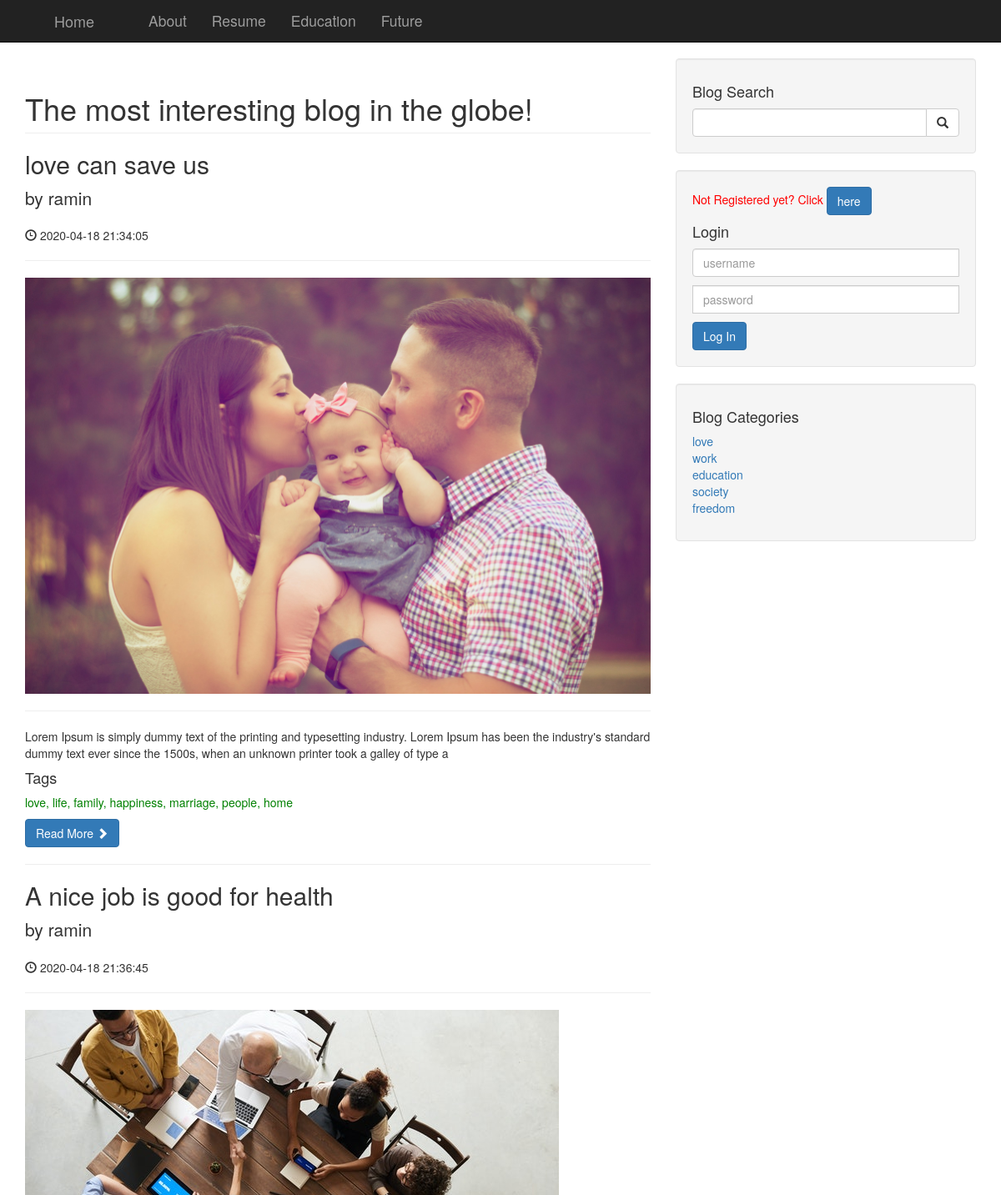
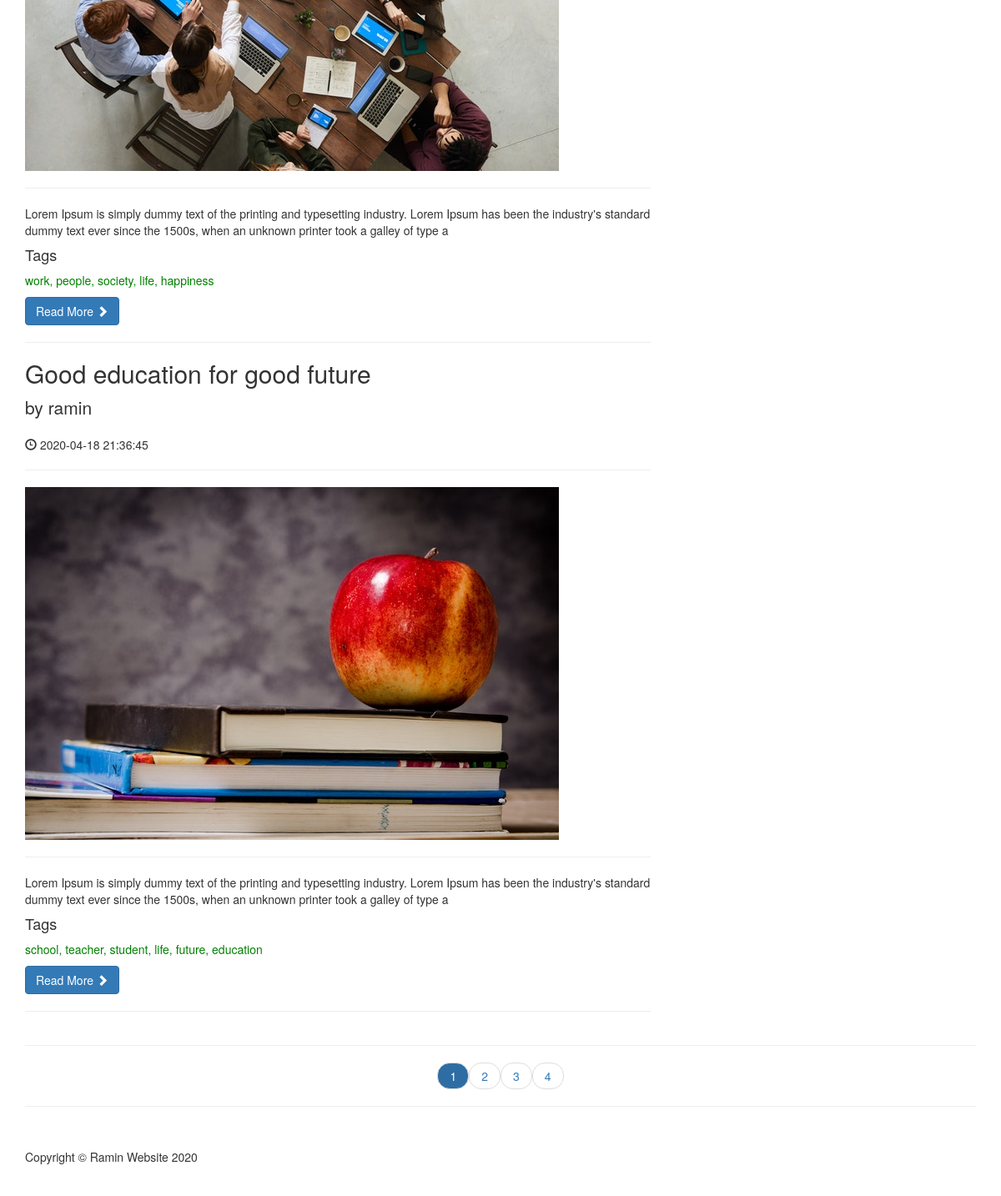
The page / on the database its author committed (2 pictures, top to bottom).
### tables this page shows
CREATE TABLE `posts` (
  `post_id` int(5) NOT NULL,
  `post_cat_id` int(5) NOT NULL,
  `post_title` char(255) NOT NULL,
  `post_author` char(255) NOT NULL,
  `post_date` datetime NOT NULL DEFAULT current_timestamp(),
  `post_picture` char(255) NOT NULL,
  `post_content` text NOT NULL,
  `post_tags` text NOT NULL,
  `post_comment_count` int(5) NOT NULL DEFAULT 0,
  `post_status` char(255) NOT NULL DEFAULT 'draft'
);

CREATE TABLE `categories` (
  `cat_id` int(5) NOT NULL,
  `cat_name` char(255) NOT NULL
);

### index.php (the view, shortened to what this page needs)
<?php include 'includes/header.php'; ?>
    <?php include 'includes/navigation.php'; ?>
    <div class="container">
        <div class="row">
            <div class="col-md-8">
                <h1 class="page-header">
                    The most interesting blog in the globe!
                </h1>
                <?php
                $query = "SELECT 1 FROM posts";
                $result = mysqli_query($connection, $query) or die(mysqli_error($connection));
                $posts_no = mysqli_num_rows($result);
                $postPerPage = 3;
                $pages = ceil($posts_no / $postPerPage);
                if(!isset($_GET['page']) or $_GET['page']=='1'){
                    $startPost = 0;
                    $page = 1;
                } else {
                    $startPost = $postPerPage * ($_GET['page'] - 1);
                    $page = $_GET['page'];
                }
                $query = "SELECT * FROM posts WHERE post_status='published' LIMIT $startPost, $postPerPage";
                $result = mysqli_query($connection, $query) or die(mysqli_error($connection));
                while($row = mysqli_fetch_assoc($result)){
                    $post_id = $row['post_id'];
                    $post_title = $row['post_title'];
                    $post_author = $row['post_author'];
                    $post_date = $row['post_date'];
                    $post_picture = $row['post_picture'];
                    $post_tags = $row['post_tags'];
                    $post_content = substr($row['post_content'], 0, 200);
                    ?>
                <h2>
                    <?php echo $post_title ?>
                </h2>
                <p class="lead">
                    by <?php echo $post_author ?>
                </p>
                <p><span class="glyphicon glyphicon-time"></span> <?php echo $post_date ?></p>
                <hr>
                <img class="img-responsive" src="img/<?php echo $post_picture ?>" alt="">
                <hr>
                <p><?php echo $post_content ?></p>
                <h4>Tags</h4>
                <p style="color: green;"><?php echo $post_tags; ?></p>
                <a class="btn btn-primary" href="post.php?post_id=<?php echo $post_id; ?>">
                    Read More <span class="glyphicon glyphicon-chevron-right"></span>
                </a>
                <hr>
                <?php } ?>
            </div>
            <?php include 'includes/sidbar.php'; ?>
        </div>
        <hr>
        <ul class="pager">
            <?php
                for($i=1; $i<=$pages; $i++){
                    if($i==$page){
                        echo "<li><a href='index.php?page=$i' style='color: white; background-color: #2e6da4'>$i</a></li>";
                    } else {
                        echo "<li><a href='index.php?page=$i'>$i</a></li>";
                    }
                }
            ?>
        </ul>
        <?php include 'includes/footer.php'; ?>

### includes/header.php (shortened to what this page needs)
<!DOCTYPE html>
<html lang="en">
<head>
    <link href="css/bootstrap.min.css" rel="stylesheet">
    <link href="css/blog-home.css" rel="stylesheet">
</head>
<body>

### includes/navigation.php (shortened to what this page needs)
<nav class="navbar navbar-inverse navbar-fixed-top" role="navigation">
    <div class="container">
        <div class="navbar-header">
            <a class="navbar-brand" href="index.php" style="padding-left: 5rem; padding-right: 5rem;">Home</a>
        </div>
        <div class="collapse navbar-collapse" id="bs-example-navbar-collapse-1">
            <ul class="nav navbar-nav">
                <li><a href='#' style="font-size: 1.75rem;">About</a></li>
                <li><a href='#' style="font-size: 1.75rem;">Resume</a></li>
                <li><a href='#' style="font-size: 1.75rem;">Education</a></li>
                <li><a href='#' style="font-size: 1.75rem;">Future</a></li>
            </ul>
        </div>
    </div>
</nav>

### includes/sidbar.php (shortened to what this page needs)
<div class="col-md-4">
    <div class="well">
        <h4>Blog Search</h4>
        <form action="search.php" method="post">
            <div class="input-group">
                <input type="text" class="form-control" name="search">
                <span class="input-group-btn">
                <button class="btn btn-default" type="submit" name="searchBtn">
                    <span class="glyphicon glyphicon-search"></span>
                </button>
            </span>
            </div>
        </form>
    </div>
        <?php
            if(!isset($_SESSION['username'])){ ?>
                <div class="well">
                    <p style="color: red;">Not Registered yet? Click <a href="registration.php" class="btn btn-primary">here</a></p>
                    <h4>Login</h4>
                    <form action="includes/login.php" method="post">
                        <div class="input-group">
                            <input type="text" class="form-control" name="username"
                                   placeholder="username" required>
                            <input type="password" class="form-control" name="password"
                                   style="margin-top: 10px;" placeholder="password" required>
                            <input type="submit" name="login" value="Log In" class="btn btn-primary" style="margin-top: 10px;">
                        </div>
                    </form>
                </div>
            <?php }
                elseif(isset($_SESSION['username'])){ ?>
                    <form action="includes/login.php" method="post">
                        <input type="submit" name="logout" value="Log Out" class="btn btn-danger" style="margin-bottom: 10px;">
                    </form>
                <?php }
            ?>
    <div class="well">
        <h4>Blog Categories</h4>
        <div class="row">
            <div class="col-lg-12">
                <ul class="list-unstyled">
                    <?php
                    $query = "SELECT * FROM categories";
                    $result = mysqli_query($connection, $query) or die(mysqli_error($connection));
                    while($row = mysqli_fetch_assoc($result)){
                        $cat_id = $row['cat_id'];
                        $cat_name = $row['cat_name']; ?>
                        <li><a href='category.php?cat_id=<?php echo $cat_id; ?>'><?php echo "$cat_name"; ?></a></li>
                    <?php }
                    ?>
                </ul>
            </div>
        </div>
    </div>
</div>

### includes/footer.php (shortened to what this page needs)
<hr>
<footer>
    <div class="row">
        <div class="col-lg-12">
            <p>Copyright &copy; Ramin Website 2020</p>
        </div>
    </div>
</footer>
</div>
</body>
</html>

### css/blog-home.css (style rules this page uses)
body { padding-top: 70px; }
footer { margin: 50px 0; }

### rows shown on the page
posts: post_title "love can save us", post_author "ramin", post_date "2020-04-18 21:34:05", post_picture (picture), post_content "Lorem Ipsum is simply dummy text of the printing and typesetting industry. Lorem Ipsum has been the industry's standard dummy text ever since the 1500s, when an unknown printer took a galley of type a", post_tags "love, life, family, happiness, marriage, people, home"
posts: post_title "A nice job is good for health", post_author "ramin", post_date "2020-04-18 21:36:45", post_picture (picture), post_content "Lorem Ipsum is simply dummy text of the printing and typesetting industry. Lorem Ipsum has been the industry's standard dummy text ever since the 1500s, when an unknown printer took a galley of type a", post_tags "work, people, society, life, happiness"
posts: post_title "Good education for good future", post_author "ramin", post_date "2020-04-18 21:36:45", post_picture (picture), post_content "Lorem Ipsum is simply dummy text of the printing and typesetting industry. Lorem Ipsum has been the industry's standard dummy text ever since the 1500s, when an unknown printer took a galley of type a", post_tags "school, teacher, student, life, future, education"
categories: cat_name "love"
categories: cat_name "work"
categories: cat_name "education"
categories: cat_name "society"
categories: cat_name "freedom"
